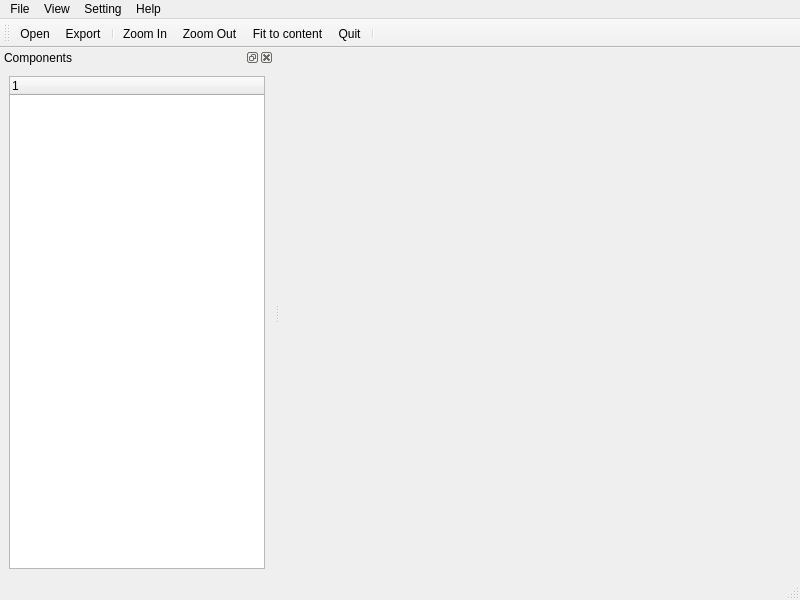
<?xml version="1.0" encoding="UTF-8"?>
<ui version="4.0">
 <class>MainWindow</class>
 <widget class="QMainWindow" name="MainWindow">
  <property name="geometry">
   <rect>
    <x>0</x>
    <y>0</y>
    <width>800</width>
    <height>600</height>
   </rect>
  </property>
  <property name="windowTitle">
   <string>MySchemeViewer</string>
  </property>
  <widget class="QWidget" name="centralwidget">
   <layout class="QHBoxLayout" name="horizontalLayout">
    <item>
     <layout class="QVBoxLayout" name="viewLayout"/>
    </item>
   </layout>
  </widget>
  <widget class="QMenuBar" name="menubar">
   <property name="geometry">
    <rect>
     <x>0</x>
     <y>0</y>
     <width>800</width>
     <height>26</height>
    </rect>
   </property>
   <widget class="QMenu" name="menuFile">
    <property name="title">
     <string>File</string>
    </property>
    <addaction name="actionOpen"/>
    <addaction name="actionExport"/>
    <addaction name="separator"/>
    <addaction name="actionQuit"/>
   </widget>
   <widget class="QMenu" name="menuView">
    <property name="title">
     <string>View</string>
    </property>
    <addaction name="actionZoom_In"/>
    <addaction name="actionZoom_Out"/>
    <addaction name="actionFit_to_content"/>
   </widget>
   <widget class="QMenu" name="menuSetting">
    <property name="title">
     <string>Setting</string>
    </property>
    <addaction name="actionSettings"/>
   </widget>
   <widget class="QMenu" name="menuHelp">
    <property name="title">
     <string>Help</string>
    </property>
    <addaction name="actionAbout"/>
   </widget>
   <addaction name="menuFile"/>
   <addaction name="menuView"/>
   <addaction name="menuSetting"/>
   <addaction name="menuHelp"/>
  </widget>
  <widget class="QStatusBar" name="statusbar"/>
  <widget class="QDockWidget" name="dockWidget">
   <property name="features">
    <set>QDockWidget::AllDockWidgetFeatures</set>
   </property>
   <property name="allowedAreas">
    <set>Qt::AllDockWidgetAreas</set>
   </property>
   <property name="windowTitle">
    <string>Components</string>
   </property>
   <attribute name="dockWidgetArea">
    <number>1</number>
   </attribute>
   <widget class="QWidget" name="dockWidgetContents">
    <layout class="QVBoxLayout" name="verticalLayout">
     <item>
      <widget class="QTreeWidget" name="treeWidget">
       <column>
        <property name="text">
         <string notr="true">1</string>
        </property>
       </column>
      </widget>
     </item>
    </layout>
   </widget>
  </widget>
  <widget class="QToolBar" name="toolBar">
   <property name="windowTitle">
    <string>toolBar</string>
   </property>
   <attribute name="toolBarArea">
    <enum>TopToolBarArea</enum>
   </attribute>
   <attribute name="toolBarBreak">
    <bool>false</bool>
   </attribute>
   <addaction name="actionOpen"/>
   <addaction name="actionExport"/>
   <addaction name="separator"/>
   <addaction name="actionZoom_In"/>
   <addaction name="actionZoom_Out"/>
   <addaction name="actionFit_to_content"/>
   <addaction name="actionQuit"/>
   <addaction name="separator"/>
  </widget>
  <action name="actionOpen">
   <property name="icon">
    <iconset resource="resources.qrc">
     <normaloff>:/icons/icons8-open-file-under-cursor-32.png</normaloff>:/icons/icons8-open-file-under-cursor-32.png</iconset>
   </property>
   <property name="text">
    <string>Open...</string>
   </property>
   <property name="toolTip">
    <string>Open XML file</string>
   </property>
  </action>
  <action name="actionQuit">
   <property name="icon">
    <iconset resource="resources.qrc">
     <normaloff>:/icons/icons8-close-window-32.png</normaloff>:/icons/icons8-close-window-32.png</iconset>
   </property>
   <property name="text">
    <string>Quit</string>
   </property>
   <property name="toolTip">
    <string>Quit the app</string>
   </property>
   <property name="shortcut">
    <string>Alt+X</string>
   </property>
  </action>
  <action name="actionZoom_In">
   <property name="icon">
    <iconset resource="resources.qrc">
     <normaloff>:/icons/icons8-zoom-in-32.png</normaloff>:/icons/icons8-zoom-in-32.png</iconset>
   </property>
   <property name="text">
    <string>Zoom In</string>
   </property>
  </action>
  <action name="actionZoom_Out">
   <property name="icon">
    <iconset resource="resources.qrc">
     <normaloff>:/icons/icons8-zoom-out-32.png</normaloff>:/icons/icons8-zoom-out-32.png</iconset>
   </property>
   <property name="text">
    <string>Zoom Out</string>
   </property>
  </action>
  <action name="actionFit_to_content">
   <property name="icon">
    <iconset resource="resources.qrc">
     <normaloff>:/icons/icons8-fit-to-page-32.png</normaloff>:/icons/icons8-fit-to-page-32.png</iconset>
   </property>
   <property name="text">
    <string>Fit to content</string>
   </property>
  </action>
  <action name="actionExport">
   <property name="icon">
    <iconset resource="resources.qrc">
     <normaloff>:/icons/icons8-export-32.png</normaloff>:/icons/icons8-export-32.png</iconset>
   </property>
   <property name="text">
    <string>Export...</string>
   </property>
  </action>
  <action name="actionSettings">
   <property name="text">
    <string>Settings...</string>
   </property>
  </action>
  <action name="actionAbout">
   <property name="text">
    <string>About</string>
   </property>
  </action>
 </widget>
 <resources>
  <include location="resources.qrc"/>
 </resources>
 <connections/>
</ui>
